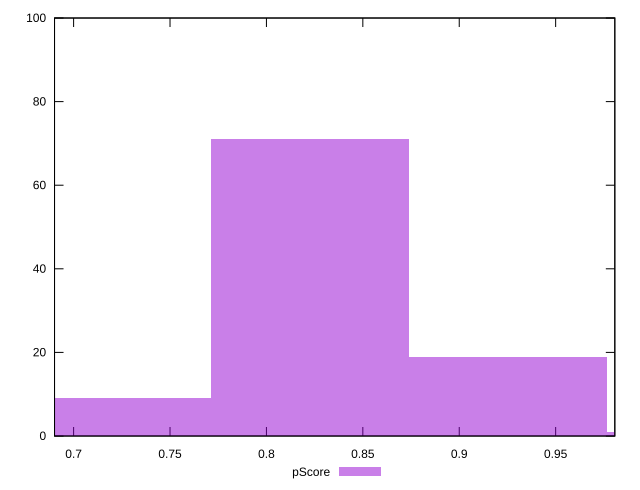

Write gnuplot code to recreate this figure.
reset

$pScore <<EOF
0.8224338311978857 71
0.9252380600976214 19
0.71962960229815 9
1.028042288997357 1
EOF

set key outside below
set boxwidth 0.10280422889973571
set xrange [0.6901027101124781:0.9806889059106647]
set yrange [0:100]
set trange [0:100]
set style fill transparent solid 0.5 noborder
set terminal svg size 640, 490 enhanced background rgb 'white'
set output "reports/report_00028_2021-02-24T12-49-42.674Z/bootup-time/samples/music/pScore/histogram.svg"

plot $pScore title "pScore" with boxes

reset
